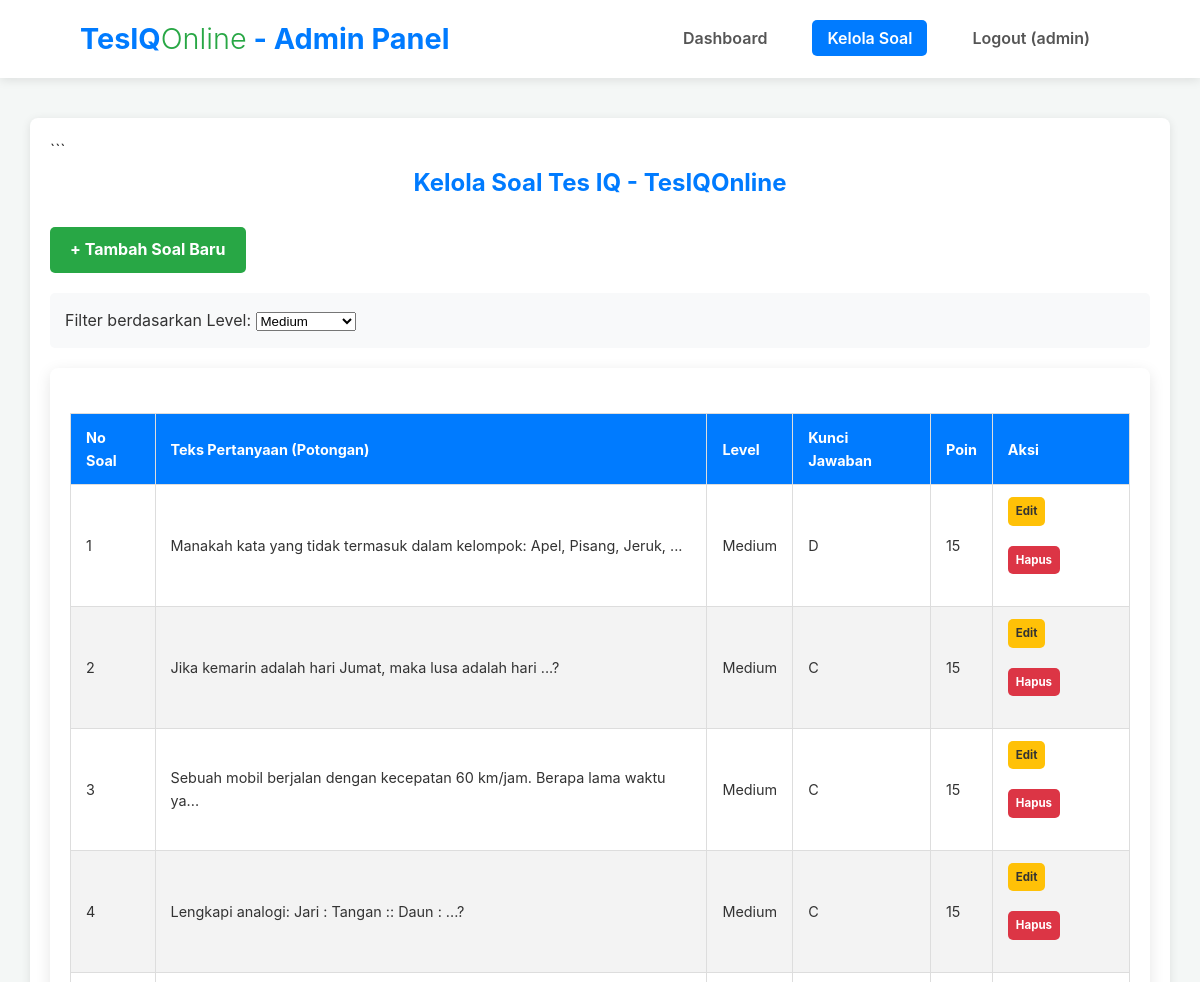
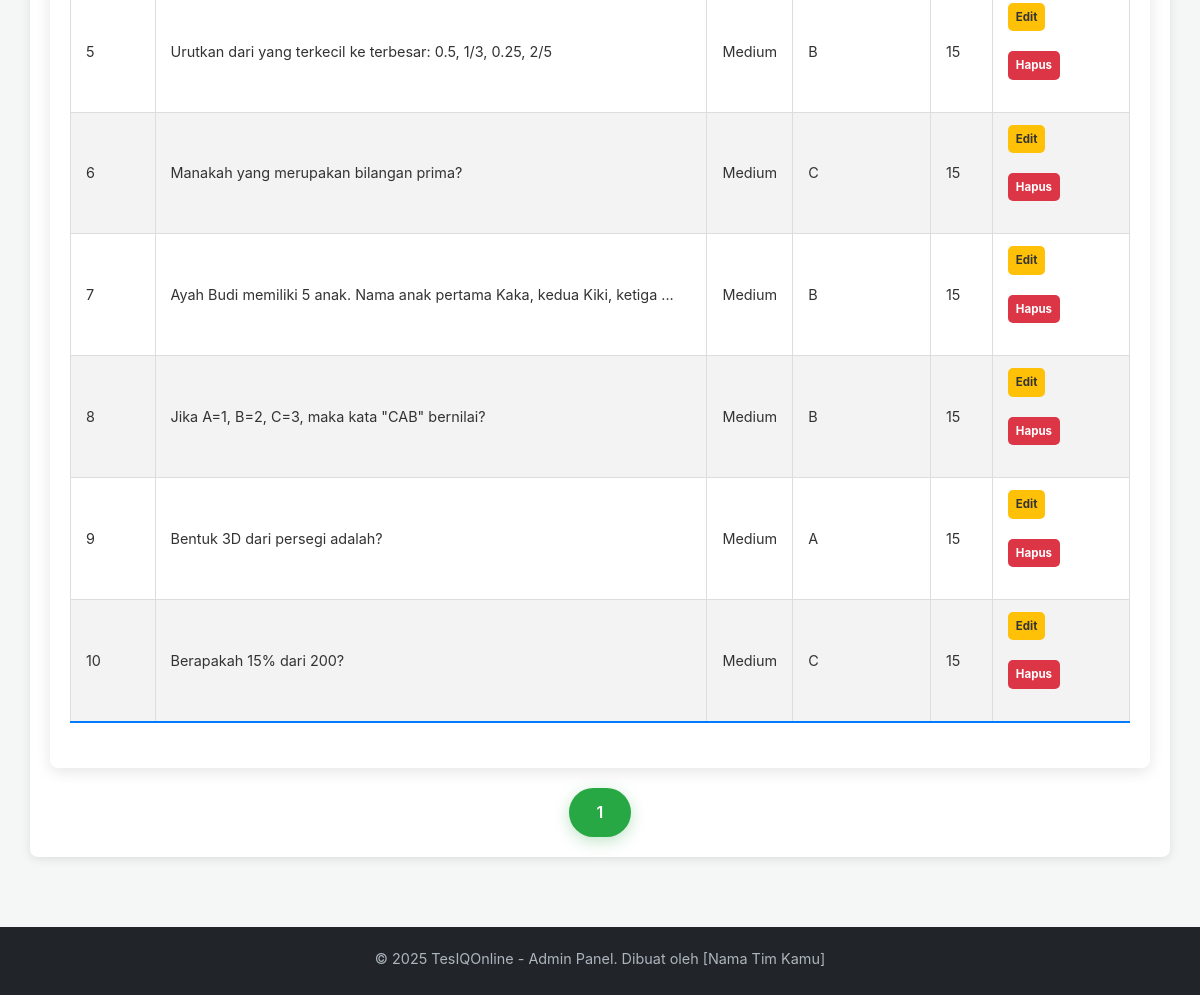
The app's page /admin/manajemen_soal.php?level_filter=2 (signed in) with its own data (2 pictures, top to bottom).
### tables this page shows
CREATE TABLE questions (
    id INT AUTO_INCREMENT PRIMARY KEY,
    level_id INT NOT NULL,
    question_number INT NOT NULL,
    question_text TEXT NOT NULL,
    option_a VARCHAR(255) NOT NULL,
    option_b VARCHAR(255) NOT NULL,
    option_c VARCHAR(255) NOT NULL,
    option_d VARCHAR(255) NOT NULL,
    correct_option CHAR(1) NOT NULL,
    points INT NOT NULL DEFAULT 10,
    created_at TIMESTAMP DEFAULT CURRENT_TIMESTAMP,
    FOREIGN KEY (level_id) REFERENCES levels(id) ON DELETE CASCADE,
    CONSTRAINT question_per_level UNIQUE (question_text, level_id),
    CONSTRAINT number_per_level UNIQUE (question_number, level_id)
);

CREATE TABLE levels (
    id INT AUTO_INCREMENT PRIMARY KEY,
    level_name VARCHAR(50) NOT NULL UNIQUE,
    description TEXT
);

### admin/manajemen_soal.php (the view, shortened to what this page needs)
<?php
$page_title = "Kelola Soal Tes IQ - TesIQOnline";
require_once 'admin_header.php';
$limit = 10;
$page = isset($_GET['page']) && is_numeric($_GET['page']) ? (int)$_GET['page'] : 1;
$offset = ($page - 1) * $limit;
$filter_level_id = isset($_GET['level_filter']) && is_numeric($_GET['level_filter']) ? (int)$_GET['level_filter'] : null;
$sql_questions = "SELECT q.id, q.question_number, q.question_text, q.correct_option, q.points, l.level_name
                  FROM questions q
                  JOIN levels l ON q.level_id = l.id";
$sql_count = "SELECT COUNT(*) as total FROM questions q";
$where_clauses = [];
$params = [];
$types = "";
if ($filter_level_id) {
    $where_clauses[] = "q.level_id = ?";
    $params[] = $filter_level_id;
    $types .= "i";
}
if (!empty($where_clauses)) {
    $sql_questions .= " WHERE " . implode(" AND ", $where_clauses);
    $sql_count .= " WHERE " . implode(" AND ", $where_clauses);
}
$sql_questions .= " ORDER BY l.id ASC, q.question_number ASC LIMIT ? OFFSET ?";
$params[] = $limit;
$params[] = $offset;
$types .= "ii";
$stmt_count = $conn->prepare($sql_count);
if ($filter_level_id) {
    $stmt_count->bind_param("i", $filter_level_id);
}
$stmt_count->execute();
$total_questions = $stmt_count->get_result()->fetch_assoc()['total'];
$total_pages = ceil($total_questions / $limit);
$stmt_questions = $conn->prepare($sql_questions);
if (!empty($params)) {
    $stmt_questions->bind_param($types, ...$params);
}
$stmt_questions->execute();
$result_questions = $stmt_questions->get_result();
$questions_list = [];
if ($result_questions->num_rows > 0) {
    while ($row = $result_questions->fetch_assoc()) {
        $questions_list[] = $row;
    }
}
?>
<h2 class="page-title"><?php echo $page_title; ?></h2>
<a href="tambah_soal.php" class="action-button" style="margin-bottom: 20px;">+ Tambah Soal Baru</a>
<form method="GET" action="manajemen_soal.php" style="margin-bottom: 20px; background-color:#f8f9fa; padding:15px; border-radius:5px;">
    <label for="level_filter">Filter berdasarkan Level:</label>
    <select name="level_filter" id="level_filter" onchange="this.form.submit()">
        <?php foreach ($levels_admin as $level) : ?>
            <option value="<?php echo $level['id']; ?>" <?php echo ($filter_level_id == $level['id']) ? 'selected' : ''; ?>>
                <?php echo htmlspecialchars($level['level_name']); ?>
            </option>
        <?php endforeach; ?>
    </select>
</form>
<?php if (!empty($questions_list)) : ?>
    <div class="table-container">
        <table class="content-table">
            <thead>
                <tr>
                    <th>No Soal</th>
                    <th>Teks Pertanyaan (Potongan)</th>
                    <th>Level</th>
                    <th>Kunci Jawaban</th>
                    <th>Poin</th>
                    <th>Aksi</th>
                </tr>
            </thead>
            <tbody>
                <?php foreach ($questions_list as $question) : ?>
                    <tr>
                        <td><?php echo $question['question_number']; ?></td>
                        <td><?php echo htmlspecialchars(substr($question['question_text'], 0, 70)) . (strlen($question['question_text']) > 70 ? '...' : ''); ?></td>
                        <td><?php echo htmlspecialchars($question['level_name']); ?></td>
                        <td><?php echo htmlspecialchars($question['correct_option']); ?></td>
                        <td><?php echo htmlspecialchars($question['points']); ?></td>
                        <td class="action-links">
                            <a href="edit_soal.php?id=<?php echo $question['id']; ?>" class="action-button edit" style="padding:5px 8px; font-size:0.8em; margin-right:5px;">Edit</a>
                            <a href="hapus_soal.php?id=<?php echo $question['id']; ?>" class="action-button delete" style="padding:5px 8px; font-size:0.8em;" onclick="return confirm('Apakah Anda yakin ingin menghapus soal ini?');">Hapus</a>
                        </td>
                    </tr>
                <?php endforeach; ?>
            </tbody>
        </table>
    </div>
    <div class="pagination" style="margin-top: 20px; text-align: center;">
        <?php for ($i = 1; $i <= $total_pages; $i++) : ?>
            <a href="?page=<?php echo $i; ?>&level_filter=<?php echo $filter_level_id; ?>" class="btn <?php echo ($i == $page) ? 'btn-primary' : 'btn-secondary'; ?>"><?php echo $i; ?></a>
        <?php endfor; ?>
    </div>
<?php else : ?>
    <div class="message info">Belum ada soal yang tersedia <?php echo $filter_level_id ? 'untuk level ini' : ''; ?>. Silakan tambahkan soal baru.</div>
<?php endif; ?>
<?php
require_once 'admin_footer.php';
?>

### assets/css/style.css (style rules this page uses)
* { margin: 0; padding: 0; box-sizing: border-box; }
body { font-family: -apple-system, BlinkMacSystemFont, "Segoe UI", Roboto, Helvetica, Arial, sans-serif, "Apple Color Emoji", "Segoe UI Emoji", "Segoe UI Symbol"; line-height: 1.6; color: #333; background-color: #f4f7f6; display: flex; flex-direction: column; min-height: 100vh; }
.btn { display: inline-block; padding: 12px 28px; text-decoration: none; border-radius: 25px; font-weight: 600; transition: background-color 0.3s ease, transform 0.2s ease; font-size: 1rem; cursor: pointer; border: none; }
.btn-primary { background-color: #28a745; color: #fff; box-shadow: 0 4px 15px rgba(40, 167, 69, 0.3); }
.table-container { background-color: #fff; padding: 20px; border-radius: 8px; box-shadow: 0 4px 15px rgba(0, 0, 0, 0.1); overflow-x: auto; }
.content-table { width: 100%; border-collapse: collapse; margin: 25px 0; font-size: 0.9em; min-width: 400px; }
.content-table thead tr { background-color: #007bff; color: #ffffff; text-align: left; font-weight: bold; }
.content-table th, .content-table td { padding: 12px 15px; border-bottom: 1px solid #dddddd; }
.content-table tbody tr { border-bottom: 1px solid #dddddd; }
.content-table tbody tr:nth-of-type(even) { background-color: #f3f3f3; }
.content-table tbody tr:last-of-type { border-bottom: 2px solid #007bff; }
.content-table .action-links a { margin-right: 8px; color: #007bff; text-decoration: none; font-weight: bold; }
.content-table .action-links a.edit { color: #ffc107; }
.content-table .action-links a.delete { color: #dc3545; }

### assets/css/admin.css (style rules this page uses)
.page-title { text-align: center; color: #007bff; margin-bottom: 25px; }
.action-button { display: inline-block; padding: 10px 20px; margin-bottom: 20px; background-color: #28a745; color: white; text-decoration: none; border-radius: 5px; font-weight: bold; }
.action-button.edit { background-color: #ffc107; color: #333 !important; }
.action-button.delete { background-color: #dc3545; color: #fff !important; }
.content-table th, .content-table td { border: 1px solid #dddddd; }

### records on screen
questions: question_number "1", question_text "Manakah kata yang tidak termasuk dalam kelompok: Apel, Pisang, Jeruk,", level.level_name "Medium", correct_option "D", points "15"
questions: question_number "2", question_text "Jika kemarin adalah hari Jumat, maka lusa adalah hari ...?", level.level_name "Medium", correct_option "C", points "15"
questions: question_number "3", question_text "Sebuah mobil berjalan dengan kecepatan 60 km/jam. Berapa lama waktu ya", level.level_name "Medium", correct_option "C", points "15"
questions: question_number "4", question_text "Lengkapi analogi: Jari : Tangan :: Daun : ...?", level.level_name "Medium", correct_option "C", points "15"
questions: question_number "5", question_text "Urutkan dari yang terkecil ke terbesar: 0.5, 1/3, 0.25, 2/5", level.level_name "Medium", correct_option "B", points "15"
questions: question_number "6", question_text "Manakah yang merupakan bilangan prima?", level.level_name "Medium", correct_option "C", points "15"
questions: question_number "7", question_text "Ayah Budi memiliki 5 anak. Nama anak pertama Kaka, kedua Kiki, ketiga", level.level_name "Medium", correct_option "B", points "15"
questions: question_number "8", question_text "Jika A=1, B=2, C=3, maka kata \"CAB\" bernilai?", level.level_name "Medium", correct_option "B", points "15"
questions: question_number "9", question_text "Bentuk 3D dari persegi adalah?", level.level_name "Medium", correct_option "A", points "15"
questions: question_number "10", question_text "Berapakah 15% dari 200?", level.level_name "Medium", correct_option "C", points "15"

### other values on screen
$admin_username "admin"
$page_title "Kelola Soal Tes IQ - TesIQOnline"
form field level_filter "Medium"
